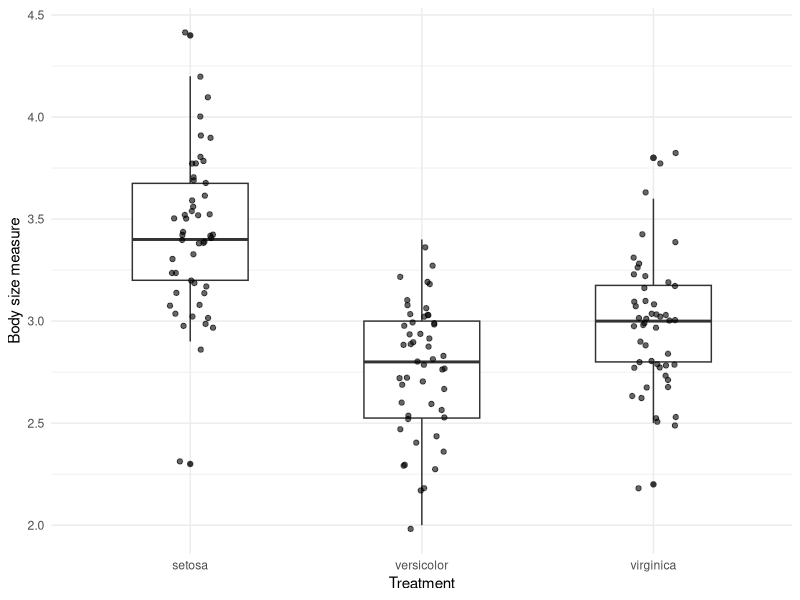

This figure's R source: (Note: this script raises an error after producing the figure.)
## ---- chunk 1
knitr::opts_chunk$set(echo = TRUE)
## ---- chunk 2
library(tidyverse)
library(testthat)
## ---- chunk 3

#' Quick boxplot and summary statistics 
#'
#' 'box_and_stats()' returns a boxplot and summary statistics (max, min, mean, 
#'    median, standard deviation) for a dataset which contains categorical 
#'    treatment groups and a measured numeric variable. This function was made 
#'    to assess the body size of insects (or any measured numeric variable) from 
#'    different experimental growth treatments. 
#'
#' @param data a tidy data set. The data must be 'tidy' for this function to 
#'    work, so each column must be a variable, each row must be a unique 
#'    observation, and each cell must contain a single value.
#' @param x a column which contains different categorical treatments, and can be 
#'    characters or factors. These are the treatments groups the measured 
#'    variable will be divided into for analyses. The presence of NA values is
#'    not permitted.
#' @param y a column which contains the measured numeric variable. This is 
#'    dependent variable the summary statistics will be calculated from. The 
#'    presence of NA values is permitted, however they will be removed for analyses. 
#' @return This function will return two items. The first item being a boxplot 
#'    displaying the data from the numeric measured variable grouped by the 
#'    identified treatments. The second item is a tibble containing 6 columns: 
#'    1 column containing the different treatments, and 5 columns for the 
#'    minimum, maximum, mean, median, and standard deviation for the measured 
#'    variable from each treatment. 

box_and_stats <- function(data, x, y) {
  
   x_data_check <- dplyr::summarise(data,
                                   is_character_x = is.character({{x}}) | is.factor({{x}}),
                                   class_x = class({{x}}))
  if(!x_data_check$is_character_x) {
    stop("Selected x-column is not character or factor, column is:", x_data_check$class_x)}
   
   y_data_check <- dplyr::summarise(data,
                                   is_numeric_y = is.numeric({{y}}),
                                   class_y = class({{y}}))
  if(!y_data_check$is_numeric_y) {
    stop("Selected y-column is not numeric, column is:", y_data_check$class_y)}
   
  data_to_analyze <- data %>%
    dplyr::mutate(fun_treatment = as.factor({{x}})) %>%
    dplyr::mutate(fun_bodysize = {{y}}) %>%
    dplyr::filter(fun_treatment != "NA") %>%
    dplyr::filter(fun_bodysize != "NA")
  
  quick_boxplot <- data_to_analyze %>%
    ggplot2::ggplot(mapping = ggplot2::aes(x=fun_treatment, y=fun_bodysize))+ 
    ggplot2::geom_boxplot(mapping = ggplot2::aes(x=fun_treatment,y=fun_bodysize),width=0.5)+
    ggplot2::geom_jitter(mapping = ggplot2::aes(x=fun_treatment, y=fun_bodysize), width = 0.1, alpha = 0.6)+
    ggplot2::theme_minimal()+
    ggplot2::ylab("Body size measure") +
    ggplot2::xlab("Treatment")
    
  quick_stats <- data_to_analyze %>%
    dplyr::group_by(fun_treatment) %>%
    dplyr::summarize(min = min(fun_bodysize),
                     max = max(fun_bodysize),
                     mean = mean(fun_bodysize),
                     median = median(fun_bodysize),
                     SD = sd(fun_bodysize))
  
  quick_results <- list(quick_boxplot, quick_stats)
                     
  return(quick_results)
  
}
## ---- chunk 4
box_and_stats(iris, Species, Sepal.Width)
## ---- chunk 5
box_and_stats(mtcars, cyl, wt)
## ---- chunk 6

mtcars_new <- mtcars %>%
  mutate_at(vars(cyl), factor)

box_and_stats(mtcars_new, cyl, wt)

## ---- chunk 7
test_that("Error message with incorrect x input type", {
  expect_error(box_and_stats(mtcars, cyl, wt))
})
test_that("Error message with incorrect y input type", {
  expect_error(box_and_stats(iris, species, "hello"))
})

test_that("Returns the correct outputs", {
  subject <- box_and_stats(iris, Species, Sepal.Width)
  expect_s3_class(subject[[1]], "ggplot")
  expect_s3_class(subject[[2]], "data.frame")
})

test_that("Returns correct output", {
  expect_type(box_and_stats(iris, Species, Sepal.Width), "list")
})

#Creating two dataframes, one without NAs and one with 1 added NA for each 
#categorical variable.
df1 <- tibble(
  x = c("m", "a", "b","m", "a", "b", "m", "a", "b", "m", "a", "b", "m", "a", "b"),
  y = c(1, 1, 2, 2, 3, 3, 4, 4, 5, 5, 6, 6)
)
df2 <- tibble(
  x = c("m", "a", "b","m", "a", "b", "m", "a", "b", "m", "a", "b", "m", "a", "b"),
  y = c(1, 1, 2, 2, 3, 3, 4, 4, 5, 5, 6, 6, NA, NA , NA)
)

test_that("Works the same with and without NA values in columns",{
  expect_equal(box_and_stats(df1, x, y), box_and_stats(df2,x,y))
})
